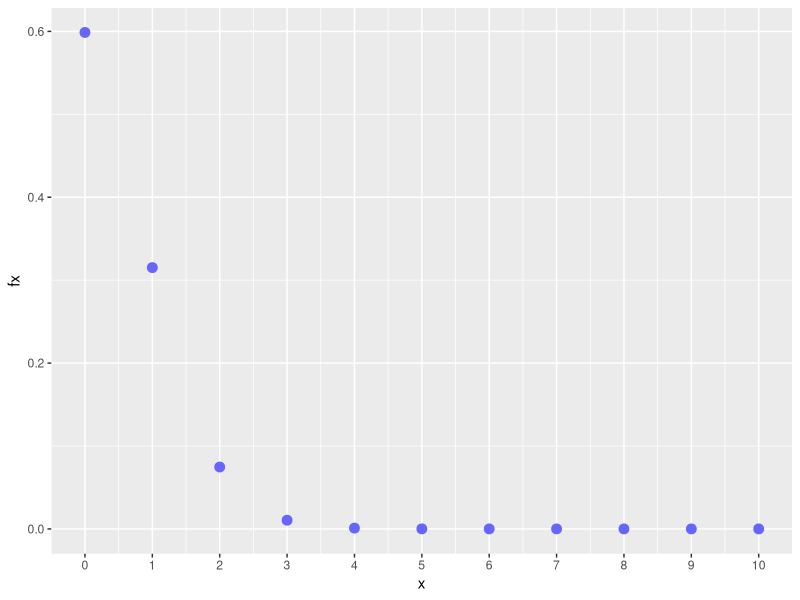
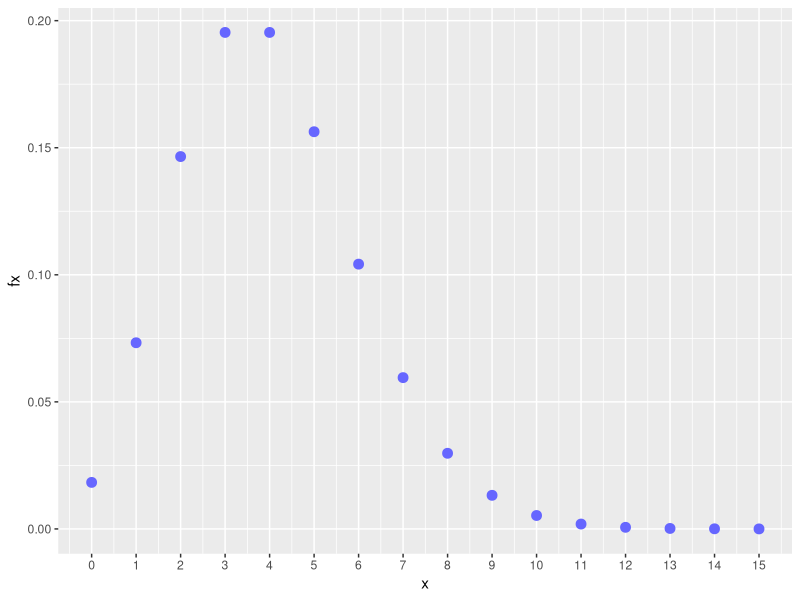
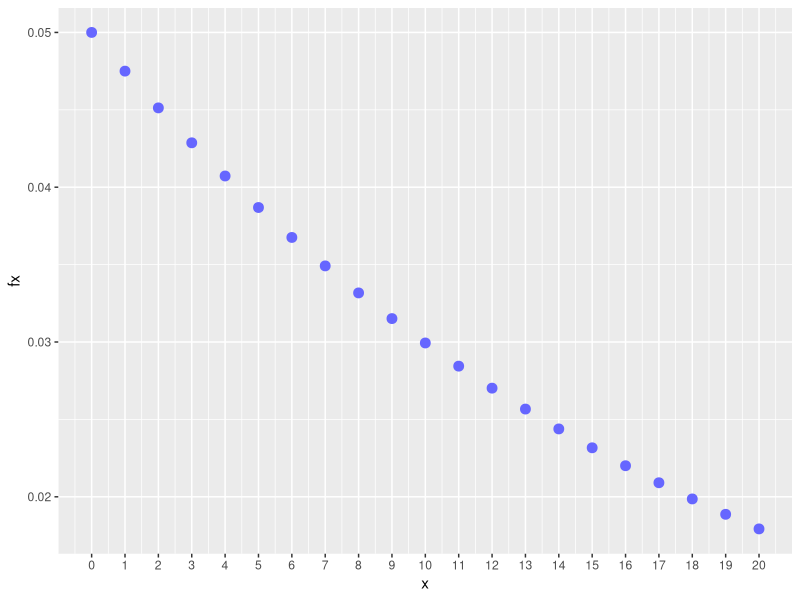
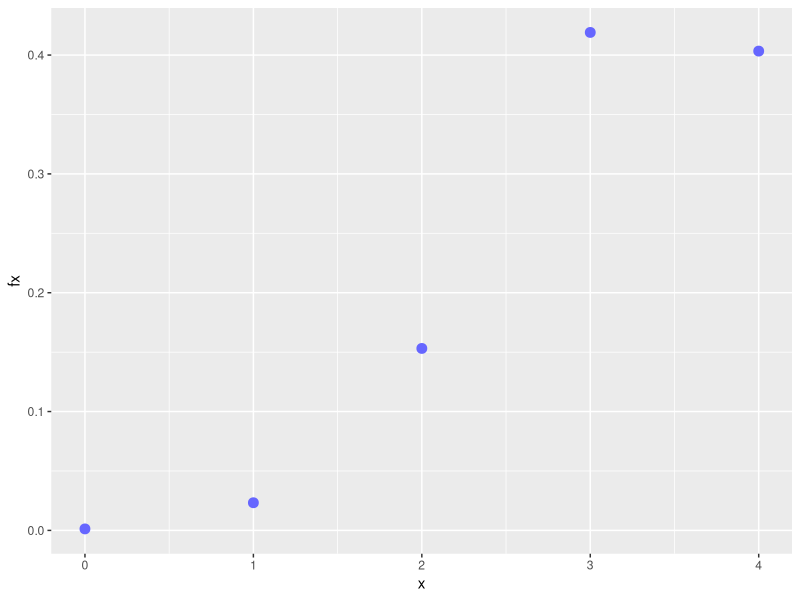
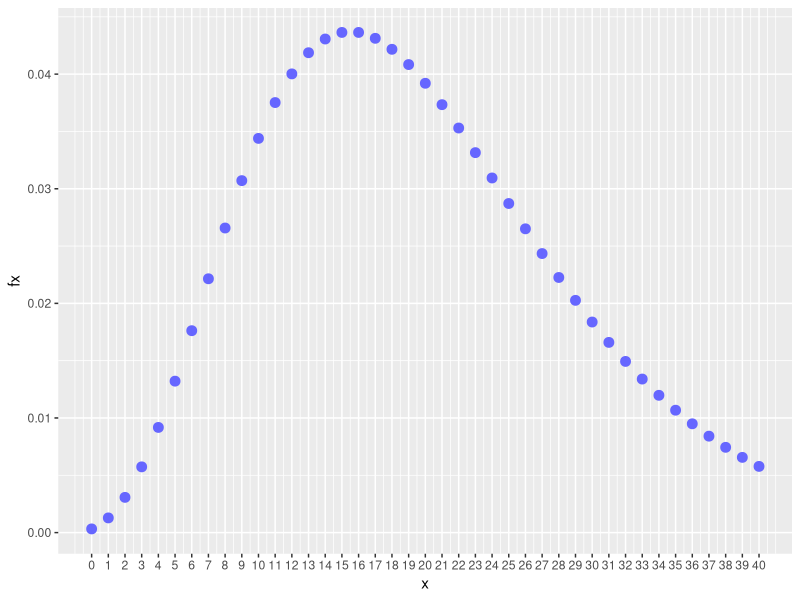

R code for these plots, in order:
## ---- chunk 1
knitr::opts_chunk$set(echo = TRUE,comment = NA)

# colores
c0="#0DA5A6" # VERDE CLARO
c1="#E77C00" # NARANJA
c2="#6666FF" # AZUL  
c3="#4CBFBA" # VERDE CLARO  
c4="#E09600" # AMARILLO  
c5="#BC2B6A" # MORADO  

## ---- chunk 2
dbinom(5,10,0.5)
## ---- chunk 3
pbinom(2,10,0.05)
## ---- chunk 4
dbinom(3,10,0.05)+dbinom(4,10,0.05)
pbinom(4,10,0.05)-pbinom(2,10,0.05)


## ---- chunk 5
pbinom(7,10,0.05, lower.tail = FALSE)
1-pbinom(7,10,0.05)
## ---- chunk 6
library(ggplot2)
x=0:10
fx=dbinom(x,10,0.05)
dat=data.frame(x,fx)
ggplot(dat) + geom_point(aes(x, fx),colour = c2, size = 3) +
  scale_x_continuous(limits = c(0, 10),
                     breaks = 0:10)

## ---- chunk 7
# Distribución Poisson
# X :  número de  eventos que ocurren por unidad de tiempo, longitud, superficie o volumen
# f(x)       dpois(x, lambda)
# F(x) =P(X<=x) ppois(q, lambda, lower.tail = TRUE)
# Percentil  qpois(p, lambda, lower.tail = TRUE)
# aleatorio  rpois(n, lambda)

dpois(0,4)

## ---- chunk 8
dpois(4,4)
## ---- chunk 9
ppois(1,4,lower.tail = FALSE)
## ---- chunk 10
ppois(2,4)
## ---- chunk 11
library(ggplot2)
x=0:15
fx=dpois(x,4)
dat=data.frame(x,fx)
ggplot(dat) + geom_point(aes(x, fx),colour = c2, size = 3) +
  scale_x_continuous(limits = c(0, 15),
                     breaks = 0:15)

## ---- chunk 12
dgeom(1,0.05)
## ---- chunk 13
pgeom(2,0.05)
## ---- chunk 14
dgeom(8,0.05)
## ---- chunk 15
1-pgeom(1,0.05)
## ---- chunk 16
library(ggplot2)
x=0:20
fx=dgeom(x,0.05)
dat=data.frame(x,fx)
ggplot(dat) + geom_point(aes(x, fx),colour = c2, size = 3) +
  scale_x_continuous(limits = c(0, 20),
                     breaks = 0:20) 

## ---- chunk 17
# dhyper(x, m, n, k, log = FALSE)
# dhyper(x, N-K, K, (n), log = FALSE)
  
dhyper(1,80,20,4)
## ---- chunk 18
dhyper(3,80,20,4)
## ---- chunk 19
1-phyper(0,80,20,4)
1-dhyper(0,80,20,4)
phyper(0,80,20,4, lower.tail = FALSE)
## ---- chunk 20
dhyper(4,80,20,4)
## ---- chunk 21
library(ggplot2)
x=0:4
fx=dhyper(x,80,20,4)
dat=data.frame(x,fx)
ggplot(dat) + geom_point(aes(x, fx),colour = c2, size = 3) +
  scale_x_continuous(limits = c(0, 4),
                     breaks = 0:4) 
## ---- chunk 22
library(ggplot2)
x=0:40
fx=dnbinom(x,5,20/100)
dat=data.frame(x,fx)
ggplot(dat) + geom_point(aes(x, fx),colour = c2, size = 3) +
  scale_x_continuous(limits = c(0, 40),
                     breaks = 0:40) 
## ---- chunk 23
# X: numero de llantas con imperfecciones
dbinom(0,4,0.05)
## ---- chunk 24
dbinom(1,4,0.05)
## ---- chunk 25
1-dbinom(0,4,0.05)
## ---- chunk 26
pbinom(0,4,0.05, lower.tail = FALSE) 
## ---- chunk 27
dpois(5,8)
## ---- chunk 28
ppois(3,8)
## ---- chunk 29
dpois(2,8*2)

## ---- chunk 30
8*2.5
## ---- chunk 31
pbinom(15,20,0.90)
## ---- chunk 32
 dgeom(15,0.03)
## ---- chunk 33
1-dbinom(0,75,0.01)
pbinom(0,75,0.01,lower.tail = FALSE)
## ---- chunk 34
pgeom(9,0.01, lower.tail = FALSE)
## ---- chunk 35
pgeom(10,0.01)
## ---- chunk 36
pbinom(100,105,0.90, lower.tail = FALSE)
## ---- chunk 37
dpois(8,1*5)
## ---- chunk 38
dpois(0,1)
## ---- chunk 39
ppois(1,1)
## ---- chunk 40

